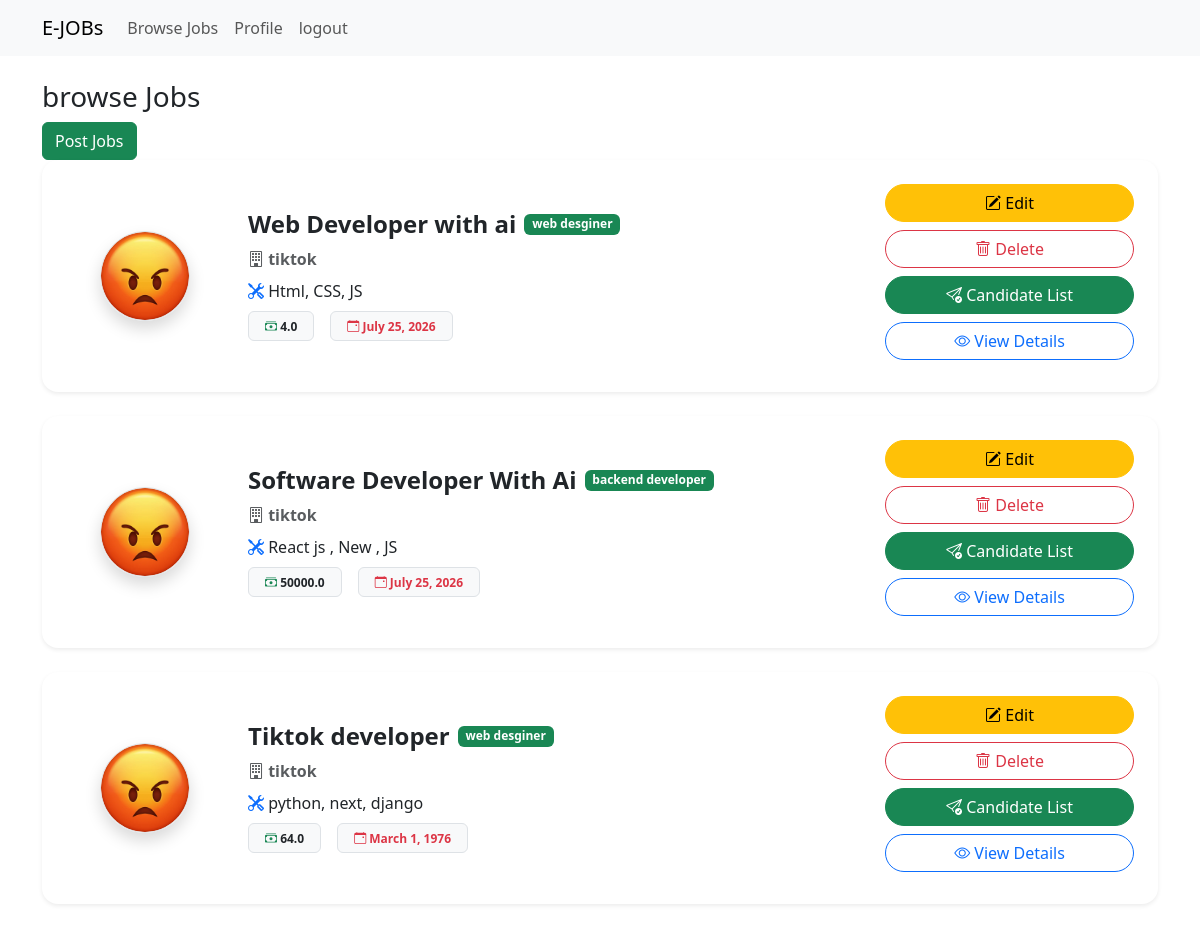
Screenshot of /browse-job/ (signed in) with the database file from the repository.
### jobportal/models.py (models this page shows, shortened)
class JobPostModel(models.Model):
    posted_by = models.ForeignKey(
        RecruiterProfileModel,
        on_delete=models.CASCADE,
        related_name='job_post_info',
        null=True
    )
    title = models.CharField(max_length=200, null=True)
    number_of_openings = models.PositiveIntegerField(null=True)
    category = models.ForeignKey(
        CategoryModel,
        on_delete=models.CASCADE,
        null=True
    )
    description = models.TextField(null=True)
    skills_set = models.TextField(null=True)
    deadline = models.DateField(null=True)
    salary = models.FloatField(null=True)
    created_at = models.DateField(auto_now_add=True, null=True)
    updated_at = models.DateField(auto_now=True, null=True)
    def __str__(self):
      return f'{self.title}'

class RecruiterProfileModel(models.Model):
    recruiter = models.OneToOneField(
        User,
        on_delete=models.CASCADE,
        related_name='recruiter_profile',
        null=True
    )
    company_name = models.CharField(max_length=200, null=True)
    address = models.TextField(null=True)
    contact = models.CharField(max_length=20, null=True)
    logo = models.ImageField(upload_to='company_logo', null=True)
    created_at = models.DateField(auto_now_add=True, null=True)
    updated_at = models.DateField(auto_now=True, null=True)

class CategoryModel(models.Model):
    name = models.CharField(max_length=200, null=True)

### jobportal/views.py (the view)
# urls.py: path('browse-job/',browse_job_view, name='browse_job_view'),
def browse_job_view(request):
    current_user = request.user
    print(current_user)
    search_query = request.GET.get('search_query')
    job_data = JobPostModel.objects.all()
    print("browse job: ", job_data)
    if  current_user.is_authenticated:
        if current_user.user_type == 'Recruiter':
            try:
                job_data = JobPostModel.objects.filter(posted_by = current_user.recruiter_profile)
            except:
                messages.error(request, 'Please, Update your profile first.')
                return redirect('update_profile_view')
    if search_query:
        job_data = JobPostModel.objects.filter(
            Q(title__icontains = search_query) |
            Q(category__name__icontains = search_query) |
            Q(posted_by__company_name__icontains = search_query)
        )
    context = {
        'job_data': job_data
    }
    return render(request,'browse-jobs.html', context)

### jobportal/models.py (called while the page is built)
    def __str__(self):
      return f'{self.username} - {self.user_type}'

### jobportal/templates/browse-jobs.html (shortened to what this page needs)
{% extends 'master/base.html' %}
{% block content %}
    <h3>browse Jobs</h3>
    {% if request.user.user_type == 'Recruiter' %}
        <a href="{% url 'post_job_view' %}" class="btn btn-success">Post Jobs</a>
    {% endif %}
    {% for job in job_data %}
  <div class="card border-0 shadow-sm rounded-4 mb-4 job-card">
    <div class="card-body p-4">
      <div class="row align-items-center">
        <div class="col-lg-2 col-md-3 text-center mb-3 mb-md-0">
          <img src="{{ job.posted_by.logo.url }}"
               alt="{{ job.posted_by.company_name }}"
               class="img-fluid rounded-circle border shadow"
               style="width:90px;height:90px;object-fit:cover;">
        </div>
        <div class="col-lg-7 col-md-6">
          <div class="d-flex align-items-center mb-2">
            <h4 class="fw-bold mb-0 me-2">
              {{ job.title }}
            </h4>
            <span class="badge bg-success">
              {{ job.category.name }}
            </span>
          </div>
          <p class="text-muted mb-2">
            <i class="bi bi-building"></i>
            <strong>{{ job.posted_by.company_name }}</strong>
          </p>
          <p class="mb-2">
            <i class="bi bi-tools text-primary"></i>
            {{ job.skills_set }}
          </p>
          <div class="d-flex flex-wrap gap-3">
            <span class="badge bg-light text-dark border px-3 py-2">
              <i class="bi bi-cash-stack text-success"></i>
              {{ job.salary }}
            </span>
            <span class="badge bg-light text-danger border px-3 py-2">
              <i class="bi bi-calendar-event"></i>
              {{ job.deadline }}
            </span>
          </div>
        </div>
        <div class="col-lg-3 col-md-3 text-md-end mt-3 mt-md-0">
            {% if request.user.user_type == 'Recruiter' %}
            <a href="{% url 'update_job_view' job.id %}"
             class="btn btn-warning rounded-pill px-4 mb-2 w-100">
            <i class="bi bi-pencil-square"></i>
            Edit
          </a>
          <a href="{% url 'delete_job_view' job.id %}"
             class="btn btn-outline-danger rounded-pill px-4 mb-2 w-100">
            <i class="bi bi-trash"></i>
            Delete
          </a>
           <a href="{% url 'candidate_list_view' job.id %}"
        class="btn btn-success rounded-pill px-4 mb-2 w-100">
            <i class="bi bi-send-check"></i>
           Candidate List
        </a>
            {% endif %}
            <a href=""
              class="btn btn-outline-primary rounded-pill px-4 mb-2 w-100">
                <i class="bi bi-eye"></i>
                View Details
            </a>
        </div>
      </div>
    </div>
  </div>
  {% endfor %}
{% endblock content %}

### rows the page displays
JobPostModel: posted_by.logo (picture), title "Web Developer with ai", category.name "web desginer", posted_by.company_name "tiktok", skills_set "Html, CSS, JS", salary "4.0", deadline "July 25, 2026"
JobPostModel: posted_by.logo (picture), title "Software Developer With Ai", category.name "backend developer", posted_by.company_name "tiktok", skills_set "React js , New , JS", salary "50000.0", deadline "July 25, 2026"
JobPostModel: posted_by.logo (picture), title "Tiktok developer", category.name "web desginer", posted_by.company_name "tiktok", skills_set "python, next, django", salary "64.0", deadline "March 1, 1976"
